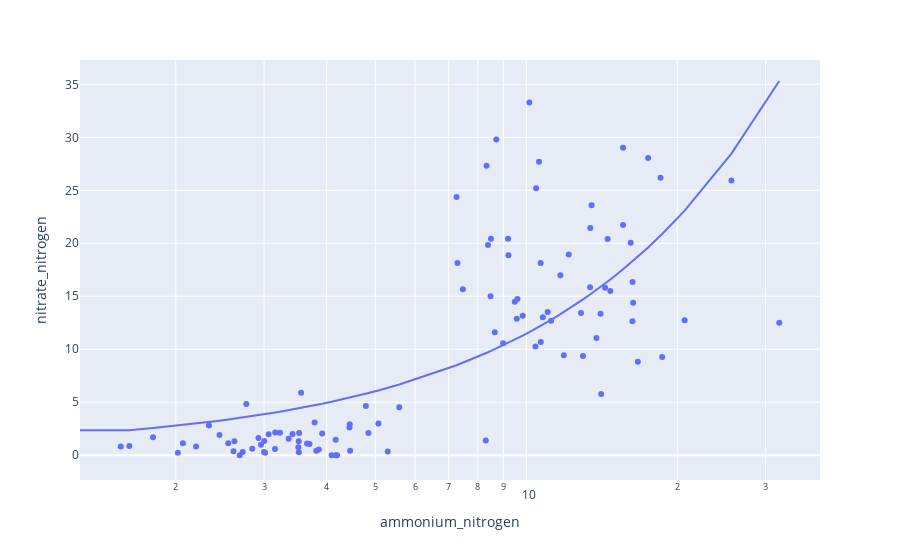

Notebook code cell kept with this figure:
### Markdown cell above
## Scatter plot of ammonium nitrogen vs. nitrate nitrogen 

A scatter plot using the same methods above is used again, but to display how `ammonium_nitrogen` changes with `nitrate_nitrogen`. Setting `log_x` to `True` displays the results on a logarithmic scale.

### Code cell
fig = px.scatter(df, x="ammonium_nitrogen", y="nitrate_nitrogen", trendline = "ols", log_x=True)
fig.show()
